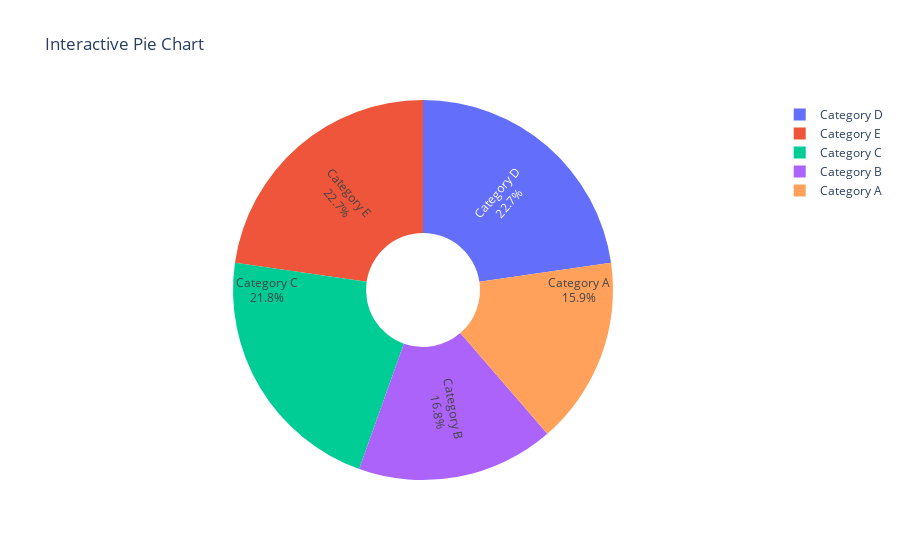

The code cell stored with this chart in its notebook:
### Code cell
# Using Plotly, create an interactive pie chart of randomly generated data, add labels and percentages, set
# the title as 'Interactive Pie Chart'.

import plotly.graph_objects as go
import numpy as np

# Generate random data
np.random.seed(0)  # For reproducibility
categories = ['Category A', 'Category B', 'Category C', 'Category D', 'Category E']
values = np.random.randint(10, 100, size=len(categories))

# Create the pie chart
fig = go.Figure(data=[go.Pie(labels=categories, values=values, hole=.3, 
                             textinfo='label+percent', insidetextorientation='radial')])

# Update layout
fig.update_layout(title_text='Interactive Pie Chart')

# Show the plot
fig.show()

### Figure 1 — Plotly figure (JSON) as saved in the notebook; plotly's stock layout.template omitted (floating-point values rounded to 4 significant figures)
{"data": [{"hole": 0.3, "insidetextorientation": "radial", "labels": ["Category A", "Category B", "Category C", "Category D", "Category E"], "textinfo": "label+percent", "type": "pie", "values": [54, 57, 74, 77, 77]}], "layout": {"title": {"text": "Interactive Pie Chart"}}}
